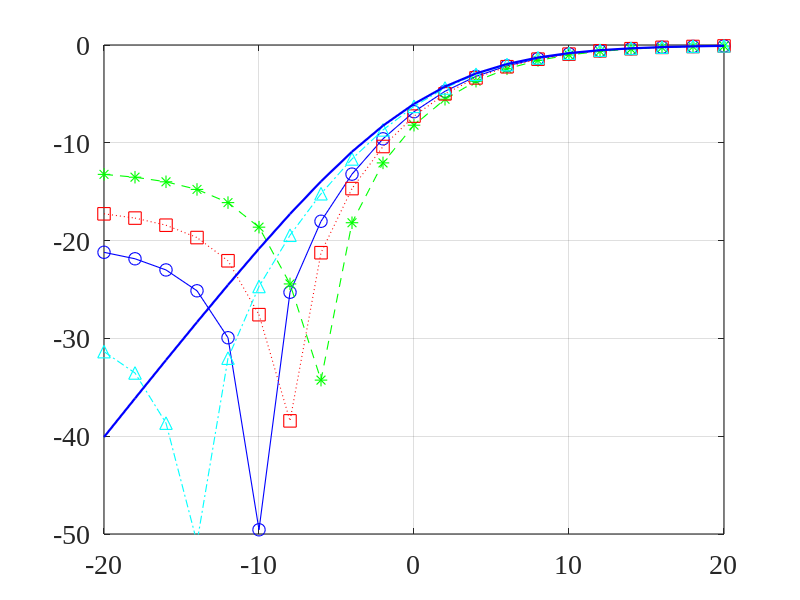
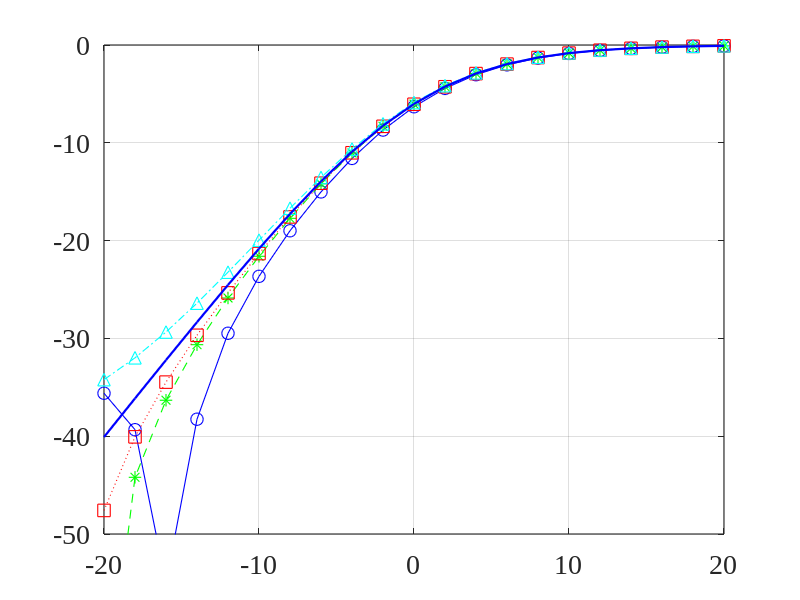
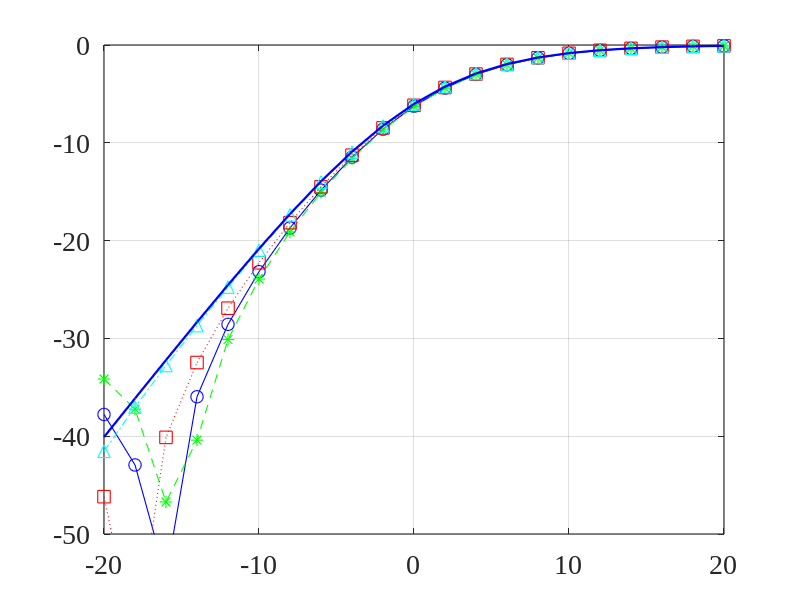
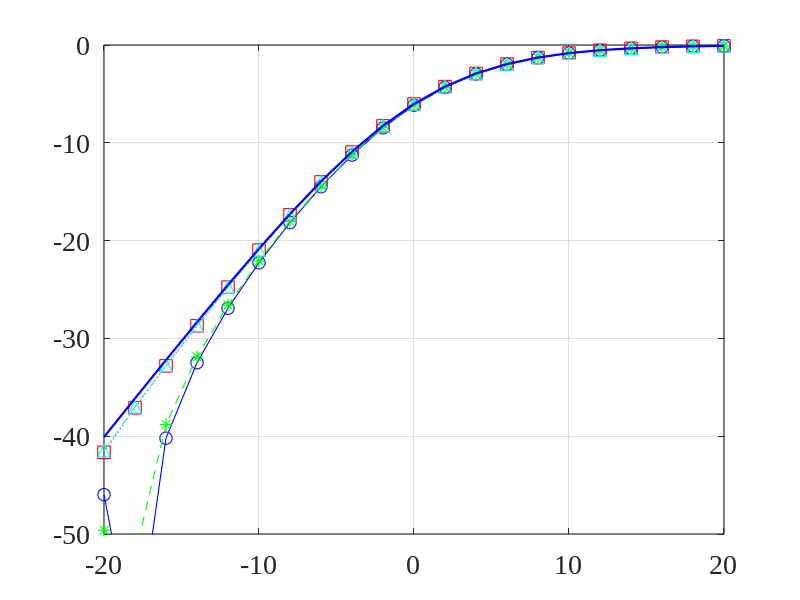

Write the MATLAB code that produced these figures, in order.
close all; clc; clear all;
linewd = 0.8;
hcfontsize = 20;
MarkerSize=9;
A0=0.5;
T=512;
f0=0.1;

theta_d=70/180*pi;

alpha=0.001; % sigma_w^2/sigma_u^2
Ks=1e3;
s=1253;

M_values=[2 5 10 20]; % Number of sensors
f=f0;

phiX1=A0^2/4*(sin(T*pi*(f+f0))./sin(pi*(f+f0))).^2+A0^2/4*(sin(T*pi*(f-f0+eps))./sin(pi*(f-f0+eps))).^2;

iSNR_db_values=-20:20;
Hw_dB_values=zeros(length(iSNR_db_values),length(M_values)+1);

iSNR=10.^(iSNR_db_values/10);
Hw_dB_values(:,end)=20*log10(iSNR./(iSNR+1)); % theoretical value
for idxM=1:length(M_values)
    M=M_values(idxM);
    [m_mat,n_mat]=meshgrid(1:M,1:M);
    
    I_M=eye(M);
    i_i=I_M(:,1);
    d=exp(-1i*2*pi*f.*(0:M-1)'*cos(theta_d));
    
    phiV0=(1-alpha)*sinc(2*f*(m_mat-n_mat))+alpha*eye(M); % diffuse noise
    C=cholcov(phiV0);
    rng(s);
    V0= C'*randn(M,Ks);
    
    Gamma0=sinc(2*f*(m_mat-n_mat));
    idx_ij=find(m_mat>n_mat);
    
    for idxS=1:length(iSNR_db_values)
        iSNR_dB=iSNR_db_values(idxS);
        iSNR=10^(iSNR_dB/10);
        
        phiV1=phiX1/iSNR;
        sigma2=phiX1/iSNR/phiV0(1,1);
        V=sigma2^0.5*V0;
        phiV=V*V'/Ks;
        
        phiY=phiX1*d*d'+phiV;
        GammaY=phiY/phiY(1,1);
        
        TmpH1=(real(GammaY)-Gamma0)./(real(d*d')-Gamma0);
        TmpH2=imag(GammaY)./imag(d*d');
        Hw_dB_values(idxS,idxM)=20*log10(sum(TmpH1(idx_ij)+TmpH2(idx_ij))/M/(M-1));
    end
end

figure
plot(iSNR_db_values(1:2:end),Hw_dB_values(1:2:end,1),'-bo','linewidth',linewd, 'MarkerSize',MarkerSize);
hold on
plot(iSNR_db_values(1:2:end),Hw_dB_values(1:2:end,2),'--g*','linewidth',linewd, 'MarkerSize',MarkerSize);
plot(iSNR_db_values(1:2:end),Hw_dB_values(1:2:end,3),':rs','linewidth',linewd, 'MarkerSize',MarkerSize);
plot(iSNR_db_values(1:2:end),Hw_dB_values(1:2:end,4),'-.c^','linewidth',linewd, 'MarkerSize',MarkerSize);
plot(iSNR_db_values(1:2:end),Hw_dB_values(1:2:end,5),'-b','linewidth',2*linewd, 'MarkerSize',MarkerSize);
hold off
set(gca, 'Color', [1, 1, 1]);
set(gca, 'FontName', 'Times New Roman');
set(gca, 'FontSize', hcfontsize);
set(gca, 'LineWidth', linewd);
set(gca,'YLim',[-50 0]);
box on; grid on;

Ks=1e4;

M_values=[2 5 10 20]; % Number of sensors
f=f0;

phiX1=A0^2/4*(sin(T*pi*(f+f0))./sin(pi*(f+f0))).^2+A0^2/4*(sin(T*pi*(f-f0+eps))./sin(pi*(f-f0+eps))).^2;

iSNR_db_values=-20:20;
Hw_dB_values=zeros(length(iSNR_db_values),length(M_values)+1);

iSNR=10.^(iSNR_db_values/10);
Hw_dB_values(:,end)=20*log10(iSNR./(iSNR+1)); % theoretical value
for idxM=1:length(M_values)
    M=M_values(idxM);
    [m_mat,n_mat]=meshgrid(1:M,1:M);
    
    I_M=eye(M);
    i_i=I_M(:,1);
    d=exp(-1i*2*pi*f.*(0:M-1)'*cos(theta_d));
    
    phiV0=(1-alpha)*sinc(2*f*(m_mat-n_mat))+alpha*eye(M); % diffuse noise
    C=cholcov(phiV0);
    rng(s);
    V0= C'*randn(M,Ks);
    
    Gamma0=sinc(2*f*(m_mat-n_mat));
    idx_ij=find(m_mat>n_mat);
    
    for idxS=1:length(iSNR_db_values)
        iSNR_dB=iSNR_db_values(idxS);
        iSNR=10^(iSNR_dB/10);
        
        phiV1=phiX1/iSNR;
        sigma2=phiX1/iSNR/phiV0(1,1);
        V=sigma2^0.5*V0;
        phiV=V*V'/Ks;
        
        phiY=phiX1*d*d'+phiV;
        GammaY=phiY/phiY(1,1);
        
        TmpH1=(real(GammaY)-Gamma0)./(real(d*d')-Gamma0);
        TmpH2=imag(GammaY)./imag(d*d');
        Hw_dB_values(idxS,idxM)=20*log10(sum(TmpH1(idx_ij)+TmpH2(idx_ij))/M/(M-1));
    end
end

figure
plot(iSNR_db_values(1:2:end),Hw_dB_values(1:2:end,1),'-bo','linewidth',linewd, 'MarkerSize',MarkerSize);
hold on
plot(iSNR_db_values(1:2:end),Hw_dB_values(1:2:end,2),'--g*','linewidth',linewd, 'MarkerSize',MarkerSize);
plot(iSNR_db_values(1:2:end),Hw_dB_values(1:2:end,3),':rs','linewidth',linewd, 'MarkerSize',MarkerSize);
plot(iSNR_db_values(1:2:end),Hw_dB_values(1:2:end,4),'-.c^','linewidth',linewd, 'MarkerSize',MarkerSize);
plot(iSNR_db_values(1:2:end),Hw_dB_values(1:2:end,5),'-b','linewidth',2*linewd, 'MarkerSize',MarkerSize);
hold off
set(gca, 'Color', [1, 1, 1]);
set(gca, 'FontName', 'Times New Roman');
set(gca, 'FontSize', hcfontsize);
set(gca, 'LineWidth', linewd);
set(gca,'YLim',[-50 0]);
box on; grid on;


Ks=1e5;

M_values=[2 5 10 20]; % Number of sensors
f=f0;

phiX1=A0^2/4*(sin(T*pi*(f+f0))./sin(pi*(f+f0))).^2+A0^2/4*(sin(T*pi*(f-f0+eps))./sin(pi*(f-f0+eps))).^2;

iSNR_db_values=-20:20;
Hw_dB_values=zeros(length(iSNR_db_values),length(M_values)+1);

iSNR=10.^(iSNR_db_values/10);
Hw_dB_values(:,end)=20*log10(iSNR./(iSNR+1)); % theoretical value
for idxM=1:length(M_values)
    M=M_values(idxM);
    [m_mat,n_mat]=meshgrid(1:M,1:M);
    
    I_M=eye(M);
    i_i=I_M(:,1);
    d=exp(-1i*2*pi*f.*(0:M-1)'*cos(theta_d));
    
    phiV0=(1-alpha)*sinc(2*f*(m_mat-n_mat))+alpha*eye(M); % diffuse noise
    C=cholcov(phiV0);
    rng(s);
    V0= C'*randn(M,Ks);
    
    Gamma0=sinc(2*f*(m_mat-n_mat));
    idx_ij=find(m_mat>n_mat);
    
    for idxS=1:length(iSNR_db_values)
        iSNR_dB=iSNR_db_values(idxS);
        iSNR=10^(iSNR_dB/10);
        
        phiV1=phiX1/iSNR;
        sigma2=phiX1/iSNR/phiV0(1,1);
        V=sigma2^0.5*V0;
        phiV=V*V'/Ks;
        
        phiY=phiX1*d*d'+phiV;
        GammaY=phiY/phiY(1,1);
        
        TmpH1=(real(GammaY)-Gamma0)./(real(d*d')-Gamma0);
        TmpH2=imag(GammaY)./imag(d*d');
        Hw_dB_values(idxS,idxM)=20*log10(sum(TmpH1(idx_ij)+TmpH2(idx_ij))/M/(M-1));
    end
end


figure
plot(iSNR_db_values(1:2:end),Hw_dB_values(1:2:end,1),'-bo','linewidth',linewd, 'MarkerSize',MarkerSize);
hold on
plot(iSNR_db_values(1:2:end),Hw_dB_values(1:2:end,2),'--g*','linewidth',linewd, 'MarkerSize',MarkerSize);
plot(iSNR_db_values(1:2:end),Hw_dB_values(1:2:end,3),':rs','linewidth',linewd, 'MarkerSize',MarkerSize);
plot(iSNR_db_values(1:2:end),Hw_dB_values(1:2:end,4),'-.c^','linewidth',linewd, 'MarkerSize',MarkerSize);
plot(iSNR_db_values(1:2:end),Hw_dB_values(1:2:end,5),'-b','linewidth',2*linewd, 'MarkerSize',MarkerSize);
hold off
set(gca, 'Color', [1, 1, 1]);
set(gca, 'FontName', 'Times New Roman');
set(gca, 'FontSize', hcfontsize);
set(gca, 'LineWidth', linewd);
set(gca,'YLim',[-50 0]);
box on; grid on;

Ks=1e6;

M_values=[2 5 10 20]; % Number of sensors
f=f0;

phiX1=A0^2/4*(sin(T*pi*(f+f0))./sin(pi*(f+f0))).^2+A0^2/4*(sin(T*pi*(f-f0+eps))./sin(pi*(f-f0+eps))).^2;

iSNR_db_values=-20:20;
Hw_dB_values=zeros(length(iSNR_db_values),length(M_values)+1);

iSNR=10.^(iSNR_db_values/10);
Hw_dB_values(:,end)=20*log10(iSNR./(iSNR+1)); % theoretical value
for idxM=1:length(M_values)
    M=M_values(idxM);
    [m_mat,n_mat]=meshgrid(1:M,1:M);
    
    I_M=eye(M);
    i_i=I_M(:,1);
    d=exp(-1i*2*pi*f.*(0:M-1)'*cos(theta_d));
    
    phiV0=(1-alpha)*sinc(2*f*(m_mat-n_mat))+alpha*eye(M); % diffuse noise
    C=cholcov(phiV0);
    rng(s);
    V0= C'*randn(M,Ks);
    
    Gamma0=sinc(2*f*(m_mat-n_mat));
    idx_ij=find(m_mat>n_mat);
    
    for idxS=1:length(iSNR_db_values)
        iSNR_dB=iSNR_db_values(idxS);
        iSNR=10^(iSNR_dB/10);
        
        phiV1=phiX1/iSNR;
        sigma2=phiX1/iSNR/phiV0(1,1);
        V=sigma2^0.5*V0;
        phiV=V*V'/Ks;
        
        phiY=phiX1*d*d'+phiV;
        GammaY=phiY/phiY(1,1);
        
        TmpH1=(real(GammaY)-Gamma0)./(real(d*d')-Gamma0);
        TmpH2=imag(GammaY)./imag(d*d');
        Hw_dB_values(idxS,idxM)=20*log10(sum(TmpH1(idx_ij)+TmpH2(idx_ij))/M/(M-1));
    end
end

figure
plot(iSNR_db_values(1:2:end),Hw_dB_values(1:2:end,1),'-bo','linewidth',linewd, 'MarkerSize',MarkerSize);
hold on
plot(iSNR_db_values(1:2:end),Hw_dB_values(1:2:end,2),'--g*','linewidth',linewd, 'MarkerSize',MarkerSize);
plot(iSNR_db_values(1:2:end),Hw_dB_values(1:2:end,3),':rs','linewidth',linewd, 'MarkerSize',MarkerSize);
plot(iSNR_db_values(1:2:end),Hw_dB_values(1:2:end,4),'-.c^','linewidth',linewd, 'MarkerSize',MarkerSize);
plot(iSNR_db_values(1:2:end),Hw_dB_values(1:2:end,5),'-b','linewidth',2*linewd, 'MarkerSize',MarkerSize);
hold off
set(gca, 'Color', [1, 1, 1]);
set(gca, 'FontName', 'Times New Roman');
set(gca, 'FontSize', hcfontsize);
set(gca, 'LineWidth', linewd);
set(gca,'YLim',[-50 0]);
box on; grid on;
